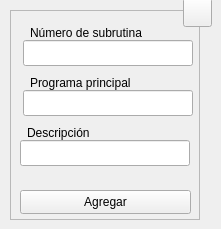
  <widget class="QWidget" name="centralwidget">
   <widget class="QFrame" name="frame">
    <property name="geometry">
     <rect>
      <x>10</x>
      <y>10</y>
      <width>190</width>
      <height>210</height>
     </rect>
    </property>
    <property name="sizePolicy">
     <sizepolicy hsizetype="Fixed" vsizetype="Fixed">
      <horstretch>0</horstretch>
      <verstretch>0</verstretch>
     </sizepolicy>
    </property>
    <property name="minimumSize">
     <size>
      <width>190</width>
      <height>210</height>
     </size>
    </property>
    <property name="maximumSize">
     <size>
      <width>190</width>
      <height>210</height>
     </size>
    </property>
    <property name="frameShape">
     <enum>QFrame::StyledPanel</enum>
    </property>
    <property name="frameShadow">
     <enum>QFrame::Raised</enum>
    </property>
    <widget class="QLineEdit" name="tbx_pgr">
     <property name="geometry">
      <rect>
       <x>13</x>
       <y>30</y>
       <width>170</width>
       <height>26</height>
      </rect>
     </property>
     <property name="minimumSize">
      <size>
       <width>170</width>
       <height>0</height>
      </size>
     </property>
     <property name="maximumSize">
      <size>
       <width>170</width>
       <height>16777215</height>
      </size>
     </property>
     <property name="toolTip">
      <string>Digite el nombre de la pieza</string>
     </property>
     <property name="statusTip">
      <string/>
     </property>
     <property name="alignment">
      <set>Qt::AlignCenter</set>
     </property>
     <property name="placeholderText">
      <string/>
     </property>
    </widget>
    <widget class="QLabel" name="lbl_pgr">
     <property name="enabled">
      <bool>true</bool>
     </property>
     <property name="geometry">
      <rect>
       <x>20</x>
       <y>10</y>
       <width>124</width>
       <height>26</height>
      </rect>
     </property>
     <property name="text">
      <string>Número de subrutina</string>
     </property>
     <property name="buddy">
      <cstring>lbl_pgr</cstring>
     </property>
    </widget>
    <widget class="QLineEdit" name="tbx_mnp">
     <property name="geometry">
      <rect>
       <x>13</x>
       <y>80</y>
       <width>170</width>
       <height>26</height>
      </rect>
     </property>
     <property name="minimumSize">
      <size>
       <width>170</width>
       <height>0</height>
      </size>
     </property>
     <property name="maximumSize">
      <size>
       <width>170</width>
       <height>16777215</height>
      </size>
     </property>
     <property name="toolTip">
      <string>Indique el número de programa CNC según la lista de tapes</string>
     </property>
     <property name="toolTipDuration">
      <number>-1</number>
     </property>
     <property name="statusTip">
      <string/>
     </property>
     <property name="alignment">
      <set>Qt::AlignCenter</set>
     </property>
    </widget>
    <widget class="QLabel" name="lbl_mnp">
     <property name="geometry">
      <rect>
       <x>20</x>
       <y>60</y>
       <width>112</width>
       <height>26</height>
      </rect>
     </property>
     <property name="text">
      <string>Programa principal</string>
     </property>
    </widget>
    <widget class="QPushButton" name="btn_save">
     <property name="geometry">
      <rect>
       <x>10</x>
       <y>180</y>
       <width>171</width>
       <height>24</height>
      </rect>
     </property>
     <property name="sizePolicy">
      <sizepolicy hsizetype="Expanding" vsizetype="Expanding">
       <horstretch>0</horstretch>
       <verstretch>0</verstretch>
      </sizepolicy>
     </property>
     <property name="minimumSize">
      <size>
       <width>88</width>
       <height>0</height>
      </size>
     </property>
     <property name="toolTip">
      <string>Agregar los datos al programa CNC</string>
     </property>
     <property name="statusTip">
      <string/>
     </property>
     <property name="text">
      <string>Agregar</string>
     </property>
     <property name="shortcut">
      <string>Ctrl+S</string>
     </property>
     <property name="autoDefault">
      <bool>true</bool>
     </property>
    </widget>
    <widget class="QLineEdit" name="tbx_dsc">
     <property name="geometry">
      <rect>
       <x>10</x>
       <y>130</y>
       <width>170</width>
       <height>26</height>
      </rect>
     </property>
     <property name="minimumSize">
      <size>
       <width>170</width>
       <height>0</height>
      </size>
     </property>
     <property name="maximumSize">
      <size>
       <width>170</width>
       <height>16777215</height>
      </size>
     </property>
     <property name="toolTip">
      <string>Digite una descripción para la subrutina</string>
     </property>
     <property name="toolTipDuration">
      <number>-1</number>
     </property>
     <property name="statusTip">
      <string/>
     </property>
     <property name="alignment">
      <set>Qt::AlignCenter</set>
     </property>
    </widget>
    <widget class="QLabel" name="lbl_dsc">
     <property name="geometry">
      <rect>
       <x>17</x>
       <y>110</y>
       <width>73</width>
       <height>26</height>
      </rect>
     </property>
     <property name="text">
      <string>Descripción</string>
     </property>
    </widget>
   </widget>
   <widget class="QToolButton" name="btn_help">
    <property name="geometry">
     <rect>
      <x>183</x>
      <y>-2</y>
      <width>29</width>
      <height>29</height>
     </rect>
    </property>
    <property name="font">
     <font>
      <pointsize>20</pointsize>
      <bold>true</bold>
     </font>
    </property>
    <property name="text">
     <string/>
    </property>
    <property name="icon">
     <iconset resource="../../resources/resources.qrc">
      <normaloff>:/icons/question.png</normaloff>:/icons/question.png</iconset>
    </property>
    <property name="iconSize">
     <size>
      <width>20</width>
      <height>20</height>
     </size>
    </property>
    <property name="shortcut">
     <string>F1</string>
    </property>
   </widget>
  </widget>
